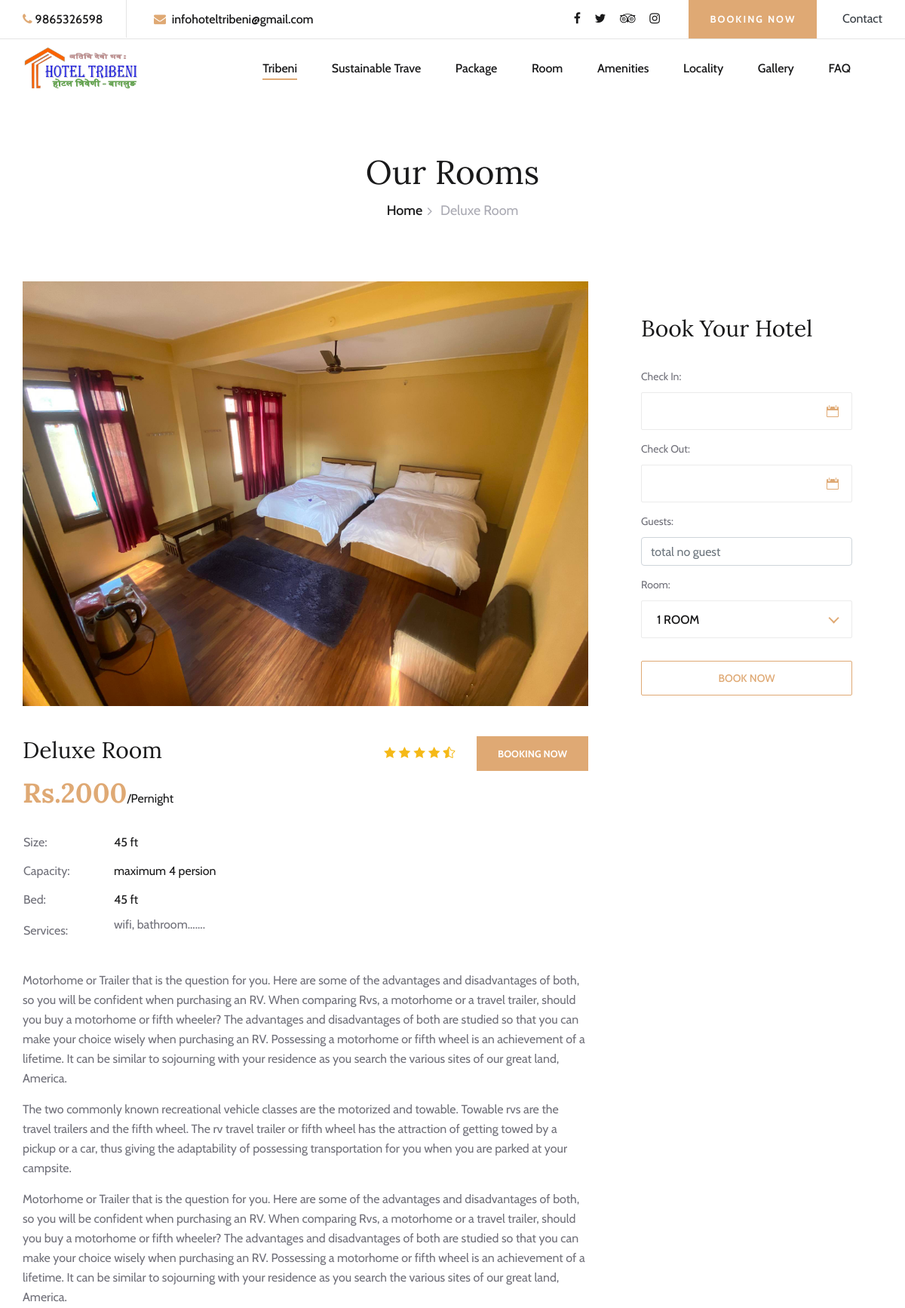
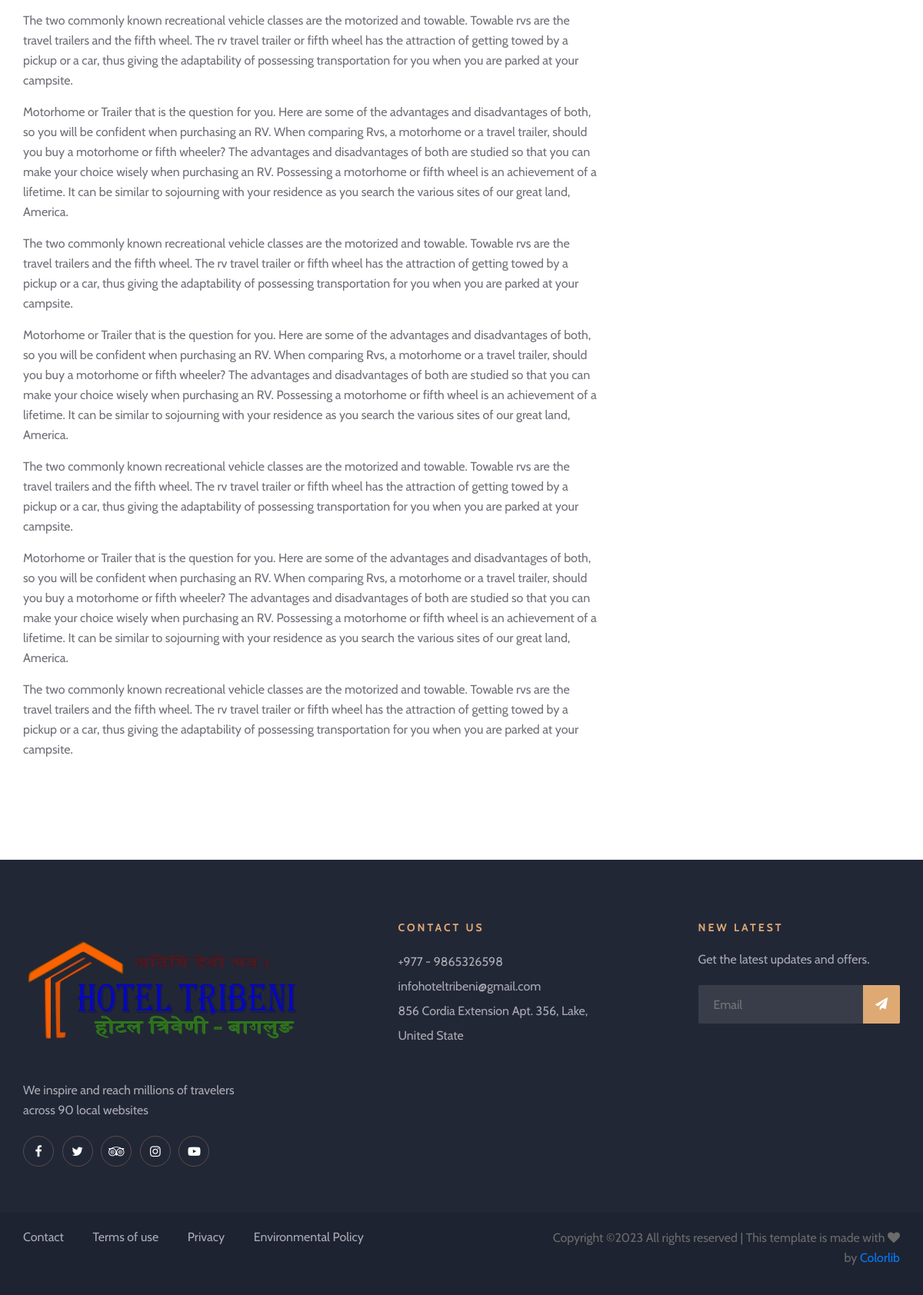
Screenshot of /room/details/deluxe-room with the database file from the repository (2 pictures, top to bottom).
### app/models.py (models this page shows, shortened)
class Room(models.Model):
    room_name = models.CharField(max_length=150)
    rate_per_night = models.PositiveIntegerField()
    size = models.CharField(max_length=150)
    capacity = models.CharField(max_length=150)
    bed = models.CharField(max_length=150)
    services = RichTextField()
    image = models.ImageField(upload_to='roomimages/')
    discriptions = RichTextField()
    room_slug = AutoSlugField(populate_from='room_name', unique=True, null=True, default=None)
    class Meta:
        ordering =['-id',]

### app/views.py (the view)
# urls.py: path('room/details/<slug:room_slug>',RoomDetailView.as_view(), name='room_details'),
class RoomDetailView(DetailView):
    model = Room
    template_name ='app/room-details.html'
    slug_field = 'room_slug'
    slug_url_kwarg = 'room_slug'
    def get_context_data(self, *args, **kwargs):
        context = super(RoomDetailView,self).get_context_data(*args, **kwargs)
        context["roomdetails"] = get_object_or_404(Room, room_slug=self.kwargs['room_slug'])
        return context

### app/templates/app/room-details.html (shortened to what this page needs)
{% extends 'app/base.html' %}
{% load static %}
{% block content %}
    <div class="breadcrumb-section">
        <div class="container">
            <div class="row">
                <div class="col-lg-12">
                    <div class="breadcrumb-text">
                        <h2>Our Rooms</h2>
                        <div class="bt-option">
                            <a href="/">Home</a>
                            <span>{{roomdetails.room_name}}</span>
                        </div>
                    </div>
                </div>
            </div>
        </div>
    </div>
    <section class="room-details-section spad">
        <div class="container">
            <div class="row">
                <div class="col-lg-8">
                    <div class="room-details-item">
                        <img src="{{roomdetails.image.url}}" class="d-block w-100" alt="">
                        <div class="rd-text">
                            <div class="rd-title">
                                <h3>{{roomdetails.room_name}}</h3>
                                <div class="rdt-right">
                                    <div class="rating">
                                        <i class="icon_star"></i>
                                        <i class="icon_star"></i>
                                        <i class="icon_star"></i>
                                        <i class="icon_star"></i>
                                        <i class="icon_star-half_alt"></i>
                                    </div>
                                    <a href="#">Booking Now</a>
                                </div>
                            </div>
                            <h2>Rs.{{roomdetails.rate_per_night}}<span>/Pernight</span></h2>
                            <table>
                                <tbody>
                                    <tr>
                                        <td class="r-o">Size:</td>
                                        <td>{{roomdetails.size}}</td>
                                    </tr>
                                    <tr>
                                        <td class="r-o">Capacity:</td>
                                        <td>{{roomdetails.capacity}}</td>
                                    </tr>
                                    <tr>
                                        <td class="r-o">Bed:</td>
                                        <td>{{roomdetails.size}}</td>
                                    </tr>
                                    <tr>
                                        <td class="r-o">Services:</td>
                                        <td>{{roomdetails.services|safe}}</td>
                                    </tr>
                                </tbody>
                            </table>
                            <p class="f-para">
                                {{roomdetails.discriptions|safe}}
                            </p>
                        </div>
                    </div>
                </div>
                <div class="col-lg-4">
                    <div class="booking-form">
                        <h3>Book Your Hotel</h3>
                        <form action="#">
                            <div class="check-date">
                                <label for="date-in">Check In:</label>
                                <input type="text" class="date-input" id="date-in">
                                <i class="icon_calendar"></i>
                            </div>
                            <div class="check-date">
                                <label for="date-out">Check Out:</label>
                                <input type="text" class="date-input" id="date-out">
                                <i class="icon_calendar"></i>
                            </div>
                            <div class="select-option">
                                <label for="guest">Guests:</label>
                                <input type="number" name="guest" class ="form-control" placeholder="total no guest">
                            </div>
                            <div class="select-option">
                                <label for="room">Room:</label>
                            </div>
                            <button type="submit">Book Now</button>
                        </form>
                    </div>
                </div>
            </div>
        </div>
    </section>
    {% endblock %}

### app/static/app/css/style.css (style rules this page uses)
html, body { height: 100%; font-family: "Cabin", sans-serif; -webkit-font-smoothing: antialiased; font-smoothing: antialiased; }
h1, h2, h3, h4, h5, h6 { margin: 0; color: #111111; font-weight: 400; font-family: "Lora", serif; }
h2 { font-size: 36px; }
h3 { font-size: 30px; }
p { font-size: 16px; font-family: "Cabin", sans-serif; color: #6b6b6b; font-weight: 400; line-height: 26px; margin: 0 0 15px 0; }
img { max-width: 100%; }
.spad { padding-top: 100px; padding-bottom: 100px; }
.booking-form { background: #ffffff; padding: 44px 40px 50px 40px; border-radius: 4px; }
.booking-form h3 { color: #19191a; margin-bottom: 36px; }
.booking-form form .check-date { position: relative; margin-bottom: 15px; }
.booking-form form .check-date label { font-size: 14px; color: #707079; display: block; margin-bottom: 10px; }
.booking-form form .check-date input { width: 100%; height: 50px; border: 1px solid #ebebeb; border-radius: 2px; font-size: 16px; color: #19191a; text-transform: uppercase; font-weight: 500; padding-left: 20px; }
.booking-form form .check-date i { color: #dfa974; position: absolute; right: 18px; bottom: 17px; }
.booking-form form .select-option { margin-bottom: 15px; }
.booking-form form .select-option label { font-size: 14px; color: #707079; display: block; margin-bottom: 10px; }
.booking-form form button { display: block; font-size: 14px; text-transform: uppercase; border: 1px solid #dfa974; border-radius: 2px; color: #dfa974; font-weight: 500; background: transparent; width: 100%; height: 46px; margin-top: 30px; }
.breadcrumb-section { padding-top: 70px; padding-bottom: 80px; }
.breadcrumb-text { text-align: center; }
.breadcrumb-text h2 { font-size: 44px; color: #19191a; margin-bottom: 12px; }
.breadcrumb-text .bt-option a { display: inline-block; font-size: 18px; color: #19191a; margin-right: 20px; position: relative; font-weight: 500; }
.breadcrumb-text .bt-option a:after { position: absolute; right: -13px; top: 1px; content: ""; font-size: 18px; font-family: "FontAwesome"; color: #aaaab3; }
.breadcrumb-text .bt-option span { display: inline-block; font-size: 18px; color: #aaaab3; }
.room-details-section { padding-top: 0; padding-bottom: 80px; }
.room-details-item { margin-bottom: 50px; }
.room-details-item img { margin-bottom: 40px; }
.room-details-item .rd-text .rd-title { overflow: hidden; margin-bottom: 8px; }
.room-details-item .rd-text .rd-title h3 { color: #19191a; float: left; }
.room-details-item .rd-text .rd-title .rdt-right { float: right; text-align: right; }
.room-details-item .rd-text .rd-title .rdt-right .rating { display: inline-block; margin-right: 25px; margin-bottom: 10px; }
.room-details-item .rd-text .rd-title .rdt-right .rating i { color: #f5b917; }
.room-details-item .rd-text .rd-title .rdt-right a { display: inline-block; color: #ffffff; font-size: 13px; text-transform: uppercase; font-weight: 700; background: #dfa974; padding: 14px 28px 13px; }
.room-details-item .rd-text h2 { color: #dfa974; font-weight: 700; margin-bottom: 25px; }
.room-details-item .rd-text h2 span { font-family: "Cabin", sans-serif; font-size: 16px; font-weight: 400; color: #19191a; }
.room-details-item .rd-text table { margin-bottom: 32px; }
.room-details-item .rd-text table tbody tr td { font-size: 16px; color: #19191a; line-height: 36px; }
.room-details-item .rd-text table tbody tr td.r-o { width: 120px; color: #707079; }
.room-details-item .rd-text p { color: #707079; }
.room-details-item .rd-text p.f-para { margin-bottom: 22px; }
@media only screen and (min-width: 1200px) { .container { max-width: 1170px; } }

### rows the page displays
Room: room_name "Deluxe Room", image (picture), rate_per_night "2000", size "45 ft", capacity "maximum 4 persion", services "wifi, bathroom.......", discriptions "Motorhome or Trailer that is the question for you. Here are some of the advantages and disadvantages of both, so you will be confident when purchasing an RV. When comparing Rvs, a motorhome or a travel trailer, should you buy a motorhome or fifth wheeler? The advantages and disadvantages of both are studied so that you can make your choice wisely when purchasing an RV. Possessing a motorhome or fifth wheel is an achievement of a lifetime. It can be similar to sojourning with your residence as you search the various sites of our great land, America. The two commonly known recreational vehicle classes are the motorized and towable. Towable rvs are the travel trailers and the fifth wheel. The…"
